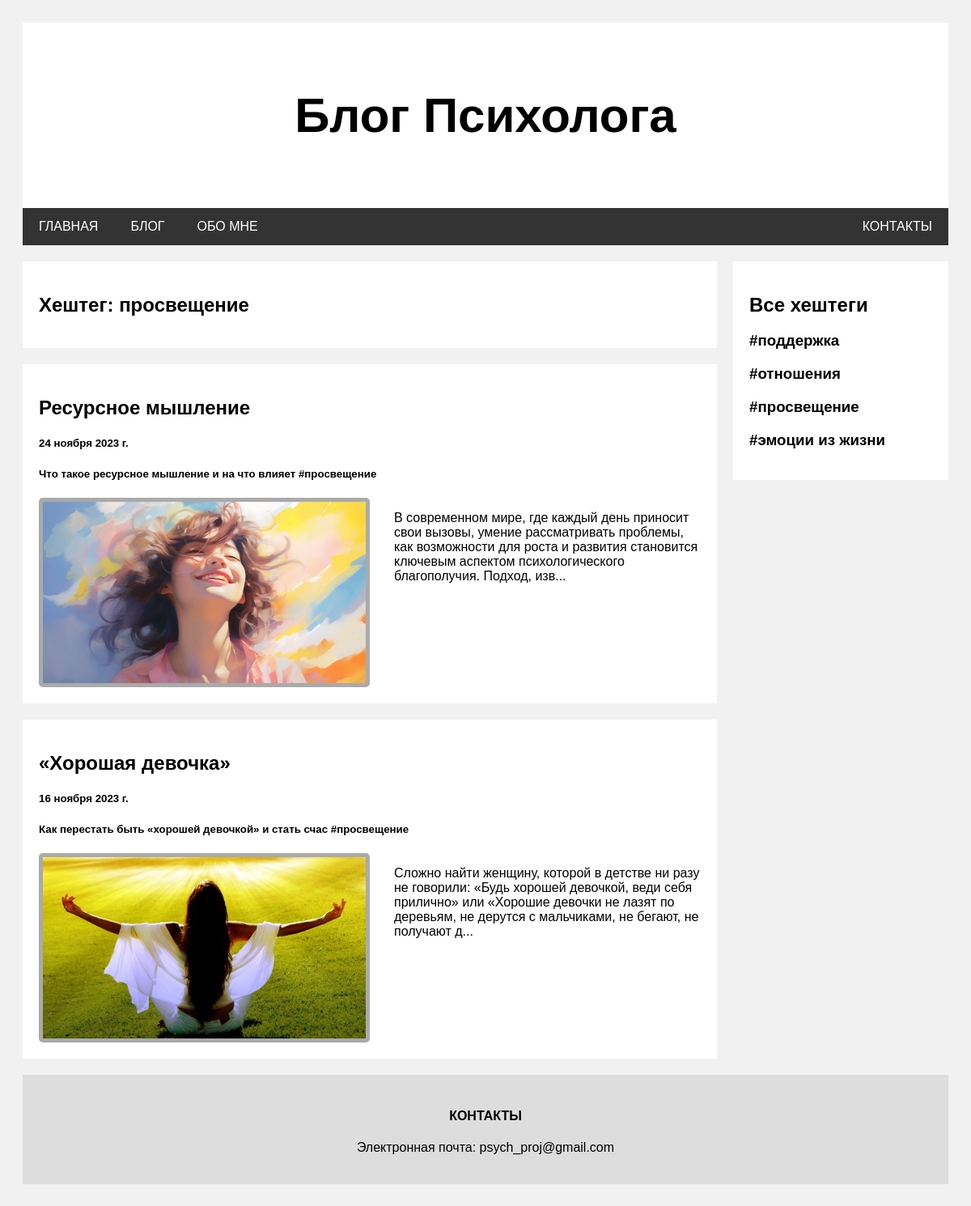
/hashtags/prosveshenie/, run on the app's committed database.
### blog/models.py (models this page shows, shortened)
class Hashtag(models.Model):
    title = models.CharField(max_length=20, verbose_name="Хештег")
    slug = models.SlugField(null=False, db_index=True)
    def get_url(self):
        return reverse("hashtag_details", args=[self.slug])

class Post(models.Model):
    title = models.CharField(max_length=30, verbose_name="Название")
    description = models.CharField(max_length=50, verbose_name="Описание")
    date = models.DateField(verbose_name="Дата")
    content = models.TextField(verbose_name="Контент")
    hashtag = models.ManyToManyField(Hashtag, verbose_name="Хештег", blank=True)
    image = models.FileField(
        upload_to="jpeg", verbose_name="Изображение", blank=True, null=True
    )
    slug = models.SlugField(null=False, db_index=True)
    def get_url(self):
        return reverse("post_details", args=[self.slug])

### blog/views.py (the view)
class DetailHashtagView(DetailView):
    template_name = "blog/one_hashtag.html"
    model = Hashtag

### context_processors/get_hashtags.py (called while the page is built)
def get_hashtags(request):
    return {"hashtags": Hashtag.objects.all()}

### blog/templates/blog/one_hashtag.html
{% extends 'base.html' %}
{% block content %}
        <div class="card">
            <h2>Хештег: {{ hashtag.title }}</h2>
        </div>
        {% for sign_post in hashtag.post_set.all %}
            <div class="card">
                <a href="{{ sign_post.get_url }}"><h2>{{ sign_post.title }}</h2></a>
                <h5>{{ sign_post.date }}</h5>
                <h5>
                    {{ sign_post.description }}
                    {% for hashtag in sign_post.hashtag.all %}
                        <a href="{{ hashtag.get_url }}">#{{ hashtag.title }}</a>
                    {% endfor %}
                </h5>
                <div class="block">
                    <img class="image" src="{{ sign_post.image.url }}" alt="Изображение не прикреплено">
                    <p class="block-description">
                        {% autoescape off %}{{ sign_post.content|slice:':200' }}{% endautoescape %}...
                    </p>
                </div>
            </div>
        {% endfor %}
{% endblock %}

### templates/includes/right_column.html
<div class="rightcolumn">
    <div class="card">
        <h2>Все хештеги</h2>
        <ul>
            {% for hashtag in hashtags%}
                <li><a href="{{ hashtag.get_url }}"><h3>#{{ hashtag.title }}</h3></a></li>
            {% endfor %}
        </ul>
    </div>
</div>

### static/css/base.css (style rules this page uses)
* { box-sizing: border-box; }
body { font-family: Arial; padding: 20px; background: #f1f1f1; }
.rightcolumn { float: left; width: 25%; padding-left: 20px; }
.card { background-color: white; padding: 20px; margin-top: 20px; }
.image { background-color: #aaa; width: 100%; padding: 5px; border-radius: 5px; }
.block { display: flex; }
.block .image { width: 50%; height: 100%; }
.block-description { padding-left: 30px; }
a { color: black; text-decoration: none; }
li { list-style-type: none; }
ul { padding-left: 0; }

### data on the page
Hashtag: title "просвещение"
Post: title "Ресурсное мышление", date "24 ноября 2023 г.", description "Что такое ресурсное мышление и на что влияет", image (picture), content "В современном мире, где каждый день приносит свои вызовы, умение рассматривать проблемы, как возможности для роста и развития становится ключевым аспектом психологического благополучия. Подход, изв"
Post: title "«Хорошая девочка»", date "16 ноября 2023 г.", description "Как перестать быть «хорошей девочкой» и стать счас", image (picture), content "Сложно найти женщину, которой в детстве ни разу не говорили: «Будь хорошей девочкой, веди себя прилично» или «Хорошие девочки не лазят по деревьям, не дерутся с мальчиками, не бегают, не получают д"
Hashtag: title "поддержка"
Hashtag: title "отношения"
Hashtag: title "эмоции из жизни"
